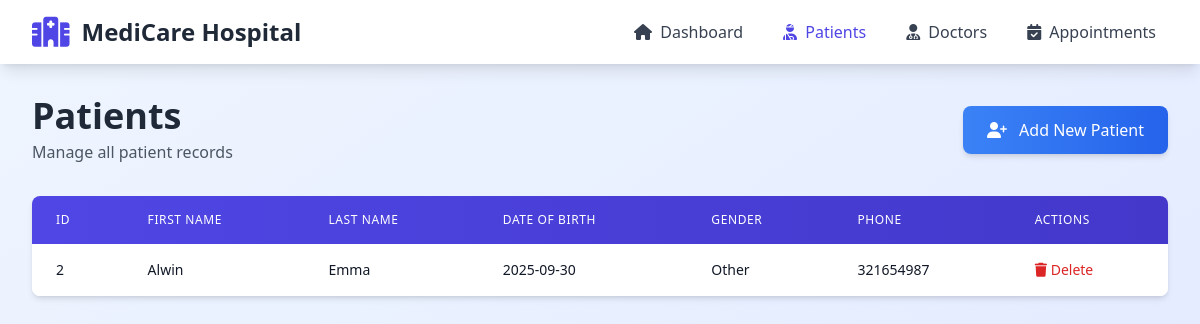
Before: /patients with the older database file.
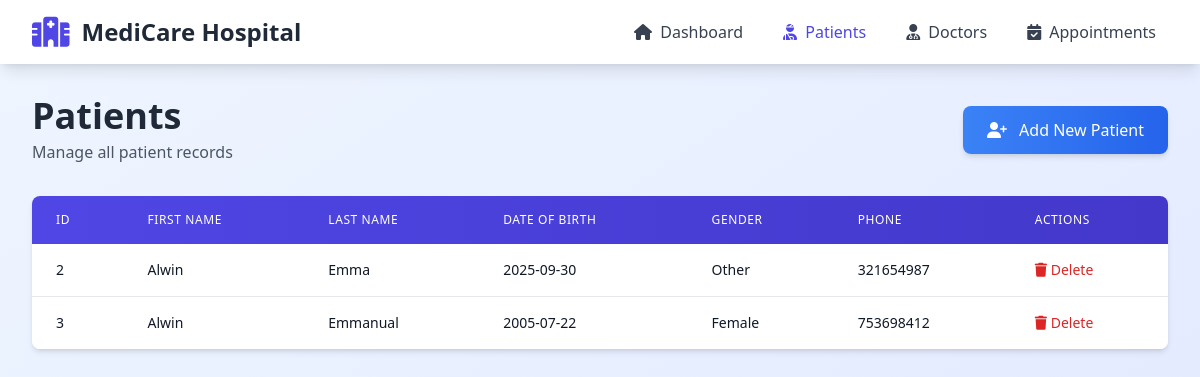
After: the same page with the newer database file.
### app.py (models this page shows, shortened)
class Patient(db.Model):
    __tablename__ = 'patient'
    user_id = db.Column(db.Integer, primary_key=True, autoincrement=True)
    first_name = db.Column(db.String(100), nullable=False)
    last_name = db.Column(db.String(100), nullable=False)
    dob = db.Column(db.Date, nullable=False)
    gender = db.Column(db.String(10))
    phone = db.Column(db.String(15), nullable=False)
    appointments = db.relationship('Appointment', backref='patient', lazy=True)

### app.py (the view)
@app.route('/patients')
def patients():
    all_patients = Patient.query.all()
    return render_template('patients.html', patients=all_patients)

### templates/patients.html (shortened to what the changed rows need)
<!DOCTYPE html>
<html lang="en">
<head>
    <script src="https://cdn.tailwindcss.com"></script>
    <link rel="stylesheet" href="https://cdnjs.cloudflare.com/ajax/libs/font-awesome/6.4.0/css/all.min.css">
</head>
<body class="bg-gradient-to-br from-blue-50 to-indigo-100 min-h-screen">
    <div class="max-w-7xl mx-auto px-4 sm:px-6 lg:px-8 py-8">
        <div class="flex justify-between items-center mb-8">
            <div>
                <h1 class="text-4xl font-bold text-gray-800">Patients</h1>
            </div>
        </div>
        <div class="bg-white rounded-lg shadow-md overflow-hidden">
            <div class="overflow-x-auto">
                <table class="min-w-full">
                    <thead class="bg-gradient-to-r from-indigo-600 to-indigo-700 text-white">
                        <tr>
                            <th class="px-6 py-4 text-left text-xs font-medium uppercase tracking-wider">ID</th>
                            <th class="px-6 py-4 text-left text-xs font-medium uppercase tracking-wider">First Name</th>
                            <th class="px-6 py-4 text-left text-xs font-medium uppercase tracking-wider">Last Name</th>
                            <th class="px-6 py-4 text-left text-xs font-medium uppercase tracking-wider">Date of Birth</th>
                            <th class="px-6 py-4 text-left text-xs font-medium uppercase tracking-wider">Gender</th>
                            <th class="px-6 py-4 text-left text-xs font-medium uppercase tracking-wider">Phone</th>
                            <th class="px-6 py-4 text-left text-xs font-medium uppercase tracking-wider">Actions</th>
                        </tr>
                    </thead>
                    <tbody class="bg-white divide-y divide-gray-200">
                        {% if patients %}
                            {% for patient in patients %}
                            <tr class="hover:bg-gray-50 transition duration-200">
                                <td class="px-6 py-4 whitespace-nowrap text-sm font-medium text-gray-900">{{ patient.user_id }}</td>
                                <td class="px-6 py-4 whitespace-nowrap text-sm text-gray-900">{{ patient.first_name }}</td>
                                <td class="px-6 py-4 whitespace-nowrap text-sm text-gray-900">{{ patient.last_name }}</td>
                                <td class="px-6 py-4 whitespace-nowrap text-sm text-gray-900">{{ patient.dob }}</td>
                                <td class="px-6 py-4 whitespace-nowrap text-sm text-gray-900">{{ patient.gender }}</td>
                                <td class="px-6 py-4 whitespace-nowrap text-sm text-gray-900">{{ patient.phone }}</td>
                                <td class="px-6 py-4 whitespace-nowrap text-sm font-medium">
                                    <a href="/delete_patient/{{ patient.user_id }}"
                                       onclick="return confirm('Are you sure you want to delete this patient?')"
                                       class="text-red-600 hover:text-red-900 transition duration-200">
                                        <i class="fas fa-trash"></i> Delete
                                    </a>
                                </td>
                            </tr>
                            {% endfor %}
                        {% endif %}
                    </tbody>
                </table>
            </div>
        </div>
    </div>
</body>
</html>

Changed rows visible on the page:
added Patient: user_id "3", first_name "Alwin", last_name "Emmanual", dob "2005-07-22", gender "Female", phone "753698412"
